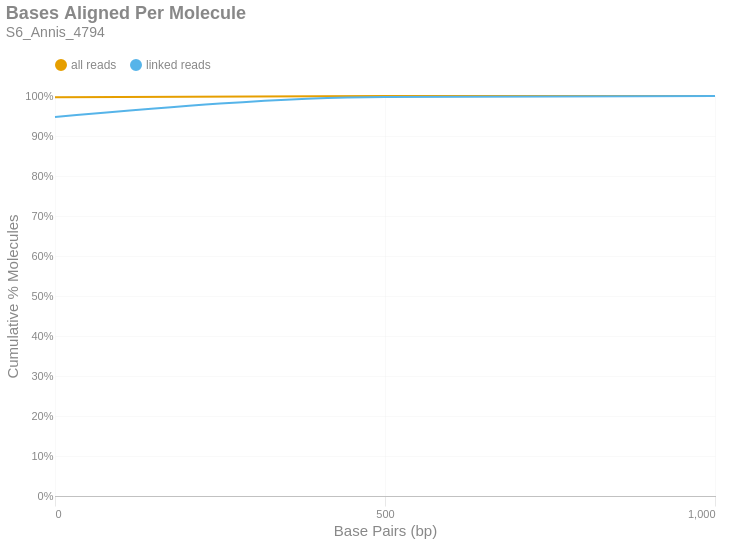

The cell this chart's notebook holds for it:
### Markdown cell above
### Bases Aligned Per Molecule
This is a cumulative frequency distribution showing the number of base pairs aligned per unique molecule. These data are shown in 500 bp bins. There are two distributions: one with `all reads` (yellow) and another with only `linked reads` (blue). The percent of molecules in the `linked reads` distribution is relative to the total number of linked molecules.

### Code cell
if SKIPLR:
    print_html(f"Skipped")
else:
    binned_df = consolidated_hist(valids['aligned_bp'], mask, 500, True)
    with SafeRender(binned_df):
        (
            density_plot(binned_df, 'Bases Aligned Per Molecule', samplename, 'basesper')
            .encode(
                x=alt.X('bin:Q', title="Base Pairs (bp)").axis(tickMinStep=500).scale(padding=0),
                y=alt.Y('value:Q', title='Cumulative % Molecules')
                    .axis(format='%')
                    .scale(domain = [0,1])
                    .stack(False),
                color=alt.Color("key:N").scale(domain = ["all reads", "linked reads"]),
                tooltip = [
                    alt.Tooltip("key:N", title = "Data Type"),
                    alt.Tooltip("range_label:N", title="Bases Aligned Per Molecule"),
                    alt.Tooltip("value:Q", format = ".2%", title="% Molecules (Cum.)")
                ]
            )
        ).display()

### Figure 1 — Vega-Lite specification as saved in the notebook (floating-point values rounded to 4 significant figures)
{"width": "container", "height": 400, "config": {"title": {"anchor": "start", "dy": -15, "fontSize": 18, "color": "#888888", "subtitleColor": "#888888", "subtitleFontSize": 14}, "arc": {"fill": "#0072B2"}, "axis": {"domainColor": "#888888", "domainWidth": 0.5, "gridWidth": 0.2, "grid": false, "titleFontWeight": 400, "titleFontSize": 15, "labelFontSize": 11, "labelColor": "#888888", "tickColor": "#888888", "tickWidth": 0.2, "titleColor": "#888888"}, "axisBand": {"grid": false}, "axisX": {"grid": true, "tickSize": 10, "domainCap": "round"}, "axisY": {"domain": false, "grid": true, "tickSize": 0, "domainCap": "round"}, "background": "transparent", "header": {"labelFontSize": 15, "labelColor": "#888888", "titleFontSize": 15, "titleFontWeight": 600, "titleColor": "#888888"}, "legend": {"labelFont": "sans-serif", "labelFontSize": 12, "labelColor": "#888888", "symbolSize": 100, "symbolType": "circle", "titleFontSize": 12, "titlePadding": 10, "titleColor": "#888888", "title": null, "orient": "top"}, "range": {"category": ["#E69F00", "#56B4E9", "#009E73", "#F0E442", "#0072B2", "#D55E00", "#CC79A7", "#000000"], "diverging": ["#cfe8f3", "#a2d4ec", "#73bfe2", "#46abdb", "#1696d2", "#12719e"]}, "area": {"fill": "#0072B2", "fillOpacity": 0.7, "line": true, "strokeOpacity": 0.7}, "line": {"color": "#0072B2", "stroke": "#0072B2", "strokeWidth": 2}, "trail": {"color": "#0072B2", "stroke": "#0072B2", "strokeWidth": 0, "size": 1}, "point": {"filled": true, "fillOpacity": 1.0, "size": 95}, "text": {"color": "#888888", "fontSize": 11, "align": "right", "fontWeight": 400, "size": 11}, "bar": {"fill": "#0072B2", "stroke": null}, "view": {"stroke": null, "continuousWidth": 660, "continuousHeight": 400}}, "data": {"name": "data-07d042d763c5a1b47b113a00b66f614f"}, "mark": {"type": "line", "interpolate": "monotone", "point": {"opacity": 0, "size": 275}}, "encoding": {"color": {"field": "key", "scale": {"domain": ["all reads", "linked reads"]}, "type": "nominal"}, "tooltip": [{"field": "key", "title": "Data Type", "type": "nominal"}, {"field": "range_label", "title": "Bases Aligned Per Molecule", "type": "nominal"}, {"field": "value", "format": ".2%", "title": "% Molecules (Cum.)", "type": "quantitative"}], "x": {"axis": {"tickMinStep": 500}, "field": "bin", "scale": {"padding": 0}, "title": "Base Pairs (bp)", "type": "quantitative"}, "y": {"axis": {"format": "%"}, "field": "value", "scale": {"domain": [0, 1]}, "stack": false, "title": "Cumulative % Molecules", "type": "quantitative"}}, "params": [{"name": "param_c36ac31b6afebe62", "select": {"type": "point", "fields": ["key"]}, "bind": "legend"}], "title": {"text": "Bases Aligned Per Molecule", "subtitle": "S6_Annis_4794"}, "transform": [{"fold": ["all reads (cumsum)", "linked reads (cumsum)"]}, {"calculate": "replace(datum.key, ' (cumsum)', '')", "as": "key"}, {"filter": {"param": "param_c36ac31b6afebe62"}}], "usermeta": {"embedOptions": {"downloadFileName": "S6_Annis_4794.basesper"}}, "$schema": "https://vega.github.io/schema/vega-lite/v6.1.0.json", "datasets": {"data-07d042d763c5a1b47b113a00b66f614f": [{"bin": "0.0", "interval": "0.0-500.0", "all reads": 0.997, "linked reads": 0.9476, "all reads (cumsum)": 0.997, "linked reads (cumsum)": 0.9476, "range_label": "0-499"}, {"bin": "500.0", "interval": "500.0-1000.0", "all reads": 0.002759, "linked reads": 0.05006, "all reads (cumsum)": 0.9998, "linked reads (cumsum)": 0.9977, "range_label": "500-999"}, {"bin": "1000.0", "interval": "1000.0-1500.0", "all reads": 0.0001971, "linked reads": 0.002328, "all reads (cumsum)": 1.0, "linked reads (cumsum)": 1.0, "range_label": "1000-1499"}]}}
